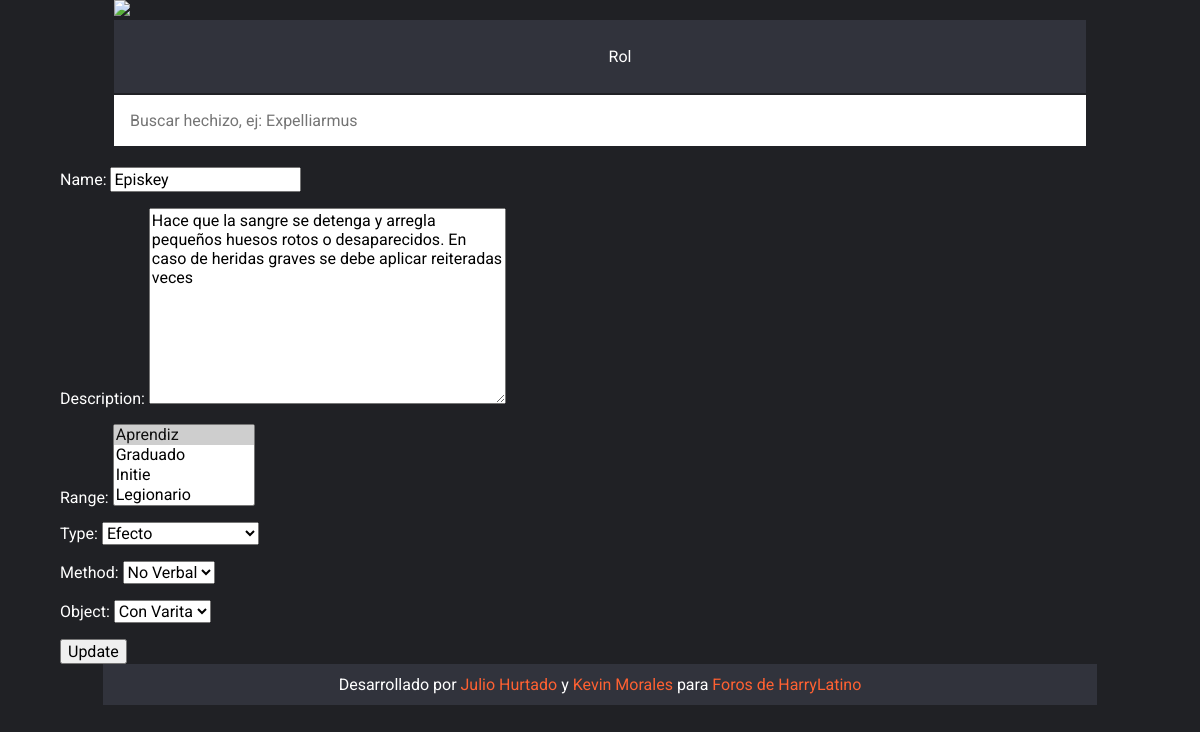
Page /spell/episkey/edit/ (signed in) on the committed database.
### spells/models.py (models this page shows, shortened)
class Spell(models.Model):
    name = models.CharField(max_length=64, unique=True)
    slug = models.SlugField(allow_unicode=True, max_length=100, editable=False)
    description = models.TextField()
    range = models.ManyToManyField(Range)
    type_choices = (
        ('e', 'Efecto'),
        ('r', 'Rayo'),
        ('i', 'Invocación'),
        ('o', 'Invocación - Efecto'),
        ('ei', 'Efecto - Invocación'),
        ('eq', 'Equipable'),
        ('om', 'Onda Mágica'),
        ('ro', 'Rolistico'),
    )
    method_choices = (
        ('V', 'Verbal'),
        ('N', 'No Verbal'),
        ('R', 'Rolistico'),
    )
    object_choices = (
        ('V', 'Con Varita'),
        ('N', 'Sin Varita'),
        ('O', 'Objeto'),
    )
    type = models.CharField(max_length=2, choices=type_choices, default='e')
    method = models.CharField(max_length=1, choices=method_choices, default='V')
    object = models.CharField(max_length=1, choices=object_choices, default='V')
    battles = models.BooleanField(default=True)

class Range(models.Model):
    name = models.CharField(max_length=64)
    group = models.ForeignKey(Group, on_delete=models.CASCADE)
    slug = models.SlugField(allow_unicode=True, max_length=100, editable=False)
    def __str__(self):
        return self.name

### spells/views.py (the view)
class SpellEditView(UpdateView):
    model = Spell
    fields = ['name', 'description', 'range', 'type', 'method', 'object', ]
    template_name_suffix = '_update'
    success_url = '../'
    @method_decorator(login_required)
    def dispatch(self, *args, **kwargs):
        return super(SpellEditView, self).dispatch(*args, **kwargs)

### spells/templates/spells/spell_update.html (shortened to what this page needs)
{% extends 'base.html' %}
{% block content %}
    <form action="" method="post">{% csrf_token %}
        {{ form.as_p }}
        <input type="submit" value="Update" />
    </form>
{% endblock %}

### rows in the picture
Spell: name "Episkey", description "Hace que la sangre se detenga y arregla pequeños huesos rotos o desaparecidos. En caso de heridas graves se debe aplicar reiteradas veces", type "Efecto", method "No Verbal", object "Con Varita"
